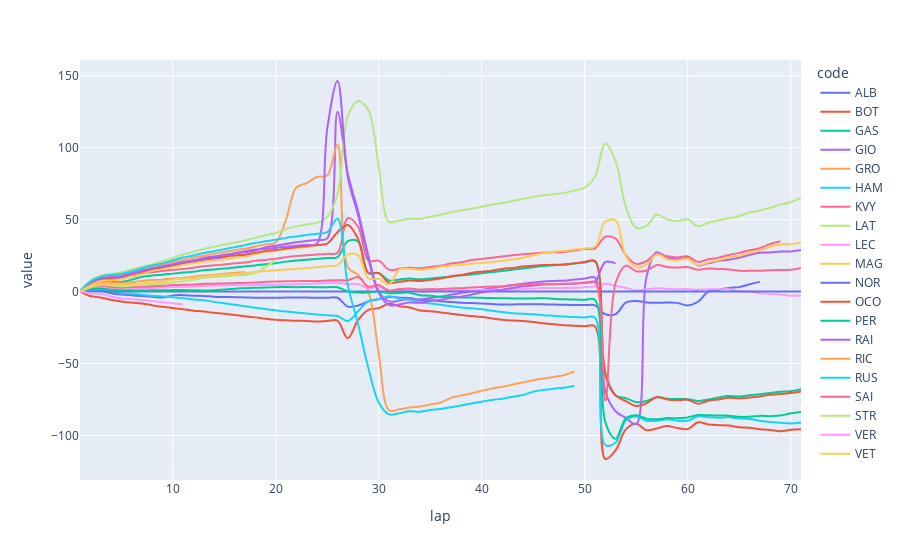

The cell this chart's notebook holds for it:
### Code cell
fig_n = px.line(nor_delt_long, x = "lap", y = "value", color = "code", line_shape="spline", render_mode="svg")
fig_n.show()

### Figure 1 — Plotly figure (JSON) as saved in the notebook; plotly's stock layout.template omitted (floating-point values rounded to 4 significant figures)
{"data": [{"hovertemplate": "code=ALB<br>lap=%{x}<br>value=%{y}<extra></extra>", "legendgroup": "ALB", "line": {"color": "#636efa", "dash": "solid", "shape": "spline"}, "mode": "lines", "name": "ALB", "orientation": "v", "showlegend": true, "type": "scatter", "x": [1, 2, 3, 4, 5, 6, 7, 8, 9, 10, 11, 12, 13, 14, 15, 16, 17, 18, 19, 20, 21, 22, 23, 24, 25, 26, 27, 28, 29, 30, 31, 32, 33, 34, 35, 36, 37, 38, 39, 40, 41, 42, 43, 44, 45, 46, 47, 48, 49, 50, 51, 52, 53, 54, 55, 56, 57, 58, 59, 60, 61, 62, 63, 64, 65, 66, 67, 68, 69, 70, 71], "xaxis": "x", "y": [0, 0.537, 0.533, -1.085, -2.042, -2.579, -3.071, -3.491, -4.166, -2.621, -2.45, -2.802, -3.031, -3.588, -3.788, -3.867, -4.02, -4.249, -4.326, -4.27, -4.183, -4.093, -4.13, -4.239, -4.244, -4.288, -10.43, -9.667, -6.813, -5.278, -3.79, -4.197, -4.483, -5.76, -6.065, -6.758, -7.26, -7.778, -7.967, -8.271, -8.637, -8.937, -8.922, -8.702, -8.773, -8.87, -8.96, -9.195, -9.257, -9.368, -9.574, -15.73, -15.68, -7.666, -6.609, -7.588, -7.818, -7.633, -7.838, -9.665, -7.05, 0.056, 1.307, 2.555, 3.121, 5.124, 6.772, null, null, null, null], "yaxis": "y"}, {"hovertemplate": "code=BOT<br>lap=%{x}<br>value=%{y}<extra></extra>", "legendgroup": "BOT", "line": {"color": "#EF553B", "dash": "solid", "shape": "spline"}, "mode": "lines", "name": "BOT", "orientation": "v", "showlegend": true, "type": "scatter", "x": [1, 2, 3, 4, 5, 6, 7, 8, 9, 10, 11, 12, 13, 14, 15, 16, 17, 18, 19, 20, 21, 22, 23, 24, 25, 26, 27, 28, 29, 30, 31, 32, 33, 34, 35, 36, 37, 38, 39, 40, 41, 42, 43, 44, 45, 46, 47, 48, 49, 50, 51, 52, 53, 54, 55, 56, 57, 58, 59, 60, 61, 62, 63, 64, 65, 66, 67, 68, 69, 70, 71], "xaxis": "x", "y": [0, -3.113, -4.038, -5.637, -6.855, -7.645, -8.276, -9.453, -10.59, -11.37, -12.23, -13.28, -13.74, -14.71, -15.38, -16.27, -17.08, -17.91, -18.85, -19.61, -19.96, -20.28, -20.36, -20.85, -20.39, -20.2, -32.43, -19.7, -12.65, -11.51, -8.417, -10.14, -11.06, -13.08, -13.57, -14.45, -15.39, -16.31, -17.0, -17.72, -18.63, -19.56, -20.16, -20.47, -21.05, -22.03, -22.75, -23.3, -23.72, -24.0, -24.28, -116.3, -110.3, -95.74, -91.88, -96.29, -95.07, -93.4, -94.79, -95.45, -90.8, -92.26, -92.8, -93.1, -94.28, -94.56, -95.57, -96.12, -97.0, -96.05, -95.63], "yaxis": "y"}, {"hovertemplate": "code=GAS<br>lap=%{x}<br>value=%{y}<extra></extra>", "legendgroup": "GAS", "line": {"color": "#00cc96", "dash": "solid", "shape": "spline"}, "mode": "lines", "name": "GAS", "orientation": "v", "showlegend": true, "type": "scatter", "x": [1, 2, 3, 4, 5, 6, 7, 8, 9, 10, 11, 12, 13, 14, 15, 16, 17, 18, 19, 20, 21, 22, 23, 24, 25, 26, 27, 28, 29, 30, 31, 32, 33, 34, 35, 36, 37, 38, 39, 40, 41, 42, 43, 44, 45, 46, 47, 48, 49, 50, 51, 52, 53, 54, 55, 56, 57, 58, 59, 60, 61, 62, 63, 64, 65, 66, 67, 68, 69, 70, 71], "xaxis": "x", "y": [0, 4.539, 6.585, 6.699, 6.614, 8.176, 10.19, 11.13, 11.72, 12.49, 13.2, 13.84, 14.79, 15.38, 16.0, 16.78, 17.5, 18.21, 19.07, 19.75, 20.83, 21.55, 22.16, 22.72, 23.35, 24.0, 35.07, 34.85, 12.97, 12.84, 7.786, 8.428, 9.06, 8.511, 9.131, 9.772, 10.54, 11.29, 11.94, 12.76, 13.53, 14.27, 15.21, 16.02, 16.94, 17.84, 18.31, 18.79, 19.52, 20.19, 20.92, -57.52, -72.23, -74.0, -76.8, -76.0, -73.4, -74.37, -74.63, -74.71, -76.02, -75.01, -73.56, -72.58, -72.91, -72.07, -71.34, -70.39, -69.56, -69.18, -67.84], "yaxis": "y"}, {"hovertemplate": "code=GIO<br>lap=%{x}<br>value=%{y}<extra></extra>", "legendgroup": "GIO", "line": {"color": "#ab63fa", "dash": "solid", "shape": "spline"}, "mode": "lines", "name": "GIO", "orientation": "v", "showlegend": true, "type": "scatter", "x": [1, 2, 3, 4, 5, 6, 7, 8, 9, 10, 11, 12, 13, 14, 15, 16, 17, 18, 19, 20, 21, 22, 23, 24, 25, 26, 27, 28, 29, 30, 31, 32, 33, 34, 35, 36, 37, 38, 39, 40, 41, 42, 43, 44, 45, 46, 47, 48, 49, 50, 51, 52, 53, 54, 55, 56, 57, 58, 59, 60, 61, 62, 63, 64, 65, 66, 67, 68, 69, 70, 71], "xaxis": "x", "y": [0, 5.446, 8.039, 8.475, 9.147, 11.05, 13.51, 15.11, 16.37, 17.82, 19.15, 20.56, 21.9, 23.07, 23.85, 26.21, 27.38, 28.42, 30.89, 31.89, 33.06, 34.21, 35.15, 35.94, 36.97, 125.0, 81.87, 55.67, 24.89, 0.287, -6.805, -6.236, -5.102, -5.498, -4.433, -3.444, -2.237, -1.023, 0.204, 1.289, 2.566, 3.484, 4.558, 5.425, 6.357, 7.034, 7.384, 7.617, 8.354, 9.031, 9.625, -69.26, -83.11, -87.78, -92.09, 10.29, 27.3, 23.55, 22.69, 23.8, 18.11, 19.64, 21.25, 22.12, 23.52, 25.4, 26.92, 27.24, 27.85, 27.91, 28.93], "yaxis": "y"}, {"hovertemplate": "code=GRO<br>lap=%{x}<br>value=%{y}<extra></extra>", "legendgroup": "GRO", "line": {"color": "#FFA15A", "dash": "solid", "shape": "spline"}, "mode": "lines", "name": "GRO", "orientation": "v", "showlegend": true, "type": "scatter", "x": [1, 2, 3, 4, 5, 6, 7, 8, 9, 10, 11, 12, 13, 14, 15, 16, 17, 18, 19, 20, 21, 22, 23, 24, 25, 26, 27, 28, 29, 30, 31, 32, 33, 34, 35, 36, 37, 38, 39, 40, 41, 42, 43, 44, 45, 46, 47, 48, 49, 50, 51, 52, 53, 54, 55, 56, 57, 58, 59, 60, 61, 62, 63, 64, 65, 66, 67, 68, 69, 70, 71], "xaxis": "x", "y": [0, 6.798, 9.966, 10.95, 11.72, 13.6, 15.45, 17.12, 18.81, 20.51, 22.02, 23.47, 24.97, 26.37, 27.59, 28.78, 29.77, 31.27, 32.82, 34.03, 50.04, 72.33, 75.32, 79.61, 80.73, 102.0, 17.08, 11.58, -0.072, -42.85, -82.42, -81.81, -80.55, -79.83, -78.46, -77.05, -73.82, -72.25, -70.77, -68.86, -67.34, -66.07, -64.59, -63.08, -61.61, -60.35, -59.3, -58.02, -55.54, null, null, null, null, null, null, null, null, null, null, null, null, null, null, null, null, null, null, null, null, null, null], "yaxis": "y"}, {"hovertemplate": "code=HAM<br>lap=%{x}<br>value=%{y}<extra></extra>", "legendgroup": "HAM", "line": {"color": "#19d3f3", "dash": "solid", "shape": "spline"}, "mode": "lines", "name": "HAM", "orientation": "v", "showlegend": true, "type": "scatter", "x": [1, 2, 3, 4, 5, 6, 7, 8, 9, 10, 11, 12, 13, 14, 15, 16, 17, 18, 19, 20, 21, 22, 23, 24, 25, 26, 27, 28, 29, 30, 31, 32, 33, 34, 35, 36, 37, 38, 39, 40, 41, 42, 43, 44, 45, 46, 47, 48, 49, 50, 51, 52, 53, 54, 55, 56, 57, 58, 59, 60, 61, 62, 63, 64, 65, 66, 67, 68, 69, 70, 71], "xaxis": "x", "y": [0, 1.06, 1.244, 0.409, -1.061, -1.549, -2.272, -2.799, -3.327, -3.912, -4.553, -5.421, -5.947, -7.133, -8.11, -9.113, -10.21, -11.21, -12.12, -13.02, -13.88, -14.55, -15.16, -15.91, -16.5, -16.96, -20.42, -13.71, -6.701, -5.176, -3.302, -4.728, -5.629, -7.493, -8.243, -9.165, -10.21, -11.07, -11.56, -12.33, -13.32, -14.25, -15.0, -15.41, -15.71, -16.46, -16.83, -17.35, -17.66, -17.91, -18.14, -106.5, -104.8, -89.54, -86.7, -89.67, -89.76, -88.68, -89.78, -89.73, -86.62, -87.25, -87.59, -87.38, -88.2, -88.54, -89.66, -90.52, -91.13, -91.65, -91.01], "yaxis": "y"}, {"hovertemplate": "code=KVY<br>lap=%{x}<br>value=%{y}<extra></extra>", "legendgroup": "KVY", "line": {"color": "#FF6692", "dash": "solid", "shape": "spline"}, "mode": "lines", "name": "KVY", "orientation": "v", "showlegend": true, "type": "scatter", "x": [1, 2, 3, 4, 5, 6, 7, 8, 9, 10, 11, 12, 13, 14, 15, 16, 17, 18, 19, 20, 21, 22, 23, 24, 25, 26, 27, 28, 29, 30, 31, 32, 33, 34, 35, 36, 37, 38, 39, 40, 41, 42, 43, 44, 45, 46, 47, 48, 49, 50, 51, 52, 53, 54, 55, 56, 57, 58, 59, 60, 61, 62, 63, 64, 65, 66, 67, 68, 69, 70, 71], "xaxis": "x", "y": [0, 5.793, 8.554, 9.083, 9.6, 11.75, 12.73, 13.46, 14.27, 15.12, 15.67, 16.62, 17.61, 18.26, 18.8, 19.62, 20.21, 21.35, 22.0, 22.81, 23.88, 24.65, 25.24, 25.73, 26.21, 26.9, 51.07, 45.04, 21.41, 21.51, 15.27, 15.81, 16.63, 16.21, 17.1, 18.01, 19.46, 20.39, 21.93, 22.73, 23.45, 24.46, 25.33, 26.02, 26.5, 27.11, 27.26, 27.57, 28.57, 29.54, 30.04, 38.13, 36.78, 25.15, 19.27, 21.24, 26.52, 24.56, 23.75, 24.57, 20.66, 22.42, 23.61, 25.49, 26.91, 28.77, 30.19, 33.09, 35.02, null, null], "yaxis": "y"}, {"hovertemplate": "code=LAT<br>lap=%{x}<br>value=%{y}<extra></extra>", "legendgroup": "LAT", "line": {"color": "#B6E880", "dash": "solid", "shape": "spline"}, "mode": "lines", "name": "LAT", "orientation": "v", "showlegend": true, "type": "scatter", "x": [1, 2, 3, 4, 5, 6, 7, 8, 9, 10, 11, 12, 13, 14, 15, 16, 17, 18, 19, 20, 21, 22, 23, 24, 25, 26, 27, 28, 29, 30, 31, 32, 33, 34, 35, 36, 37, 38, 39, 40, 41, 42, 43, 44, 45, 46, 47, 48, 49, 50, 51, 52, 53, 54, 55, 56, 57, 58, 59, 60, 61, 62, 63, 64, 65, 66, 67, 68, 69, 70, 71], "xaxis": "x", "y": [0, 7.633, 11.13, 12.29, 13.38, 15.35, 17.14, 19.02, 20.89, 23.33, 25.73, 27.7, 29.58, 31.08, 32.55, 34.02, 35.54, 37.33, 39.09, 40.66, 43.52, 45.33, 46.63, 47.74, 51.74, 67.84, 121.8, 132.4, 125.9, 87.01, 48.51, 49.34, 50.59, 50.52, 51.95, 53.48, 55.09, 56.31, 57.7, 58.96, 60.36, 61.56, 62.96, 64.4, 65.81, 66.89, 67.75, 68.59, 70.15, 72.22, 79.74, 103.0, 90.74, 58.58, 44.2, 45.61, 53.55, 50.2, 49.07, 50.28, 45.45, 47.87, 49.64, 50.94, 52.52, 54.91, 56.41, 58.23, 60.6, 62.11, 65.34], "yaxis": "y"}, {"hovertemplate": "code=LEC<br>lap=%{x}<br>value=%{y}<extra></extra>", "legendgroup": "LEC", "line": {"color": "#FF97FF", "dash": "solid", "shape": "spline"}, "mode": "lines", "name": "LEC", "orientation": "v", "showlegend": true, "type": "scatter", "x": [1, 2, 3, 4, 5, 6, 7, 8, 9, 10, 11, 12, 13, 14, 15, 16, 17, 18, 19, 20, 21, 22, 23, 24, 25, 26, 27, 28, 29, 30, 31, 32, 33, 34, 35, 36, 37, 38, 39, 40, 41, 42, 43, 44, 45, 46, 47, 48, 49, 50, 51, 52, 53, 54, 55, 56, 57, 58, 59, 60, 61, 62, 63, 64, 65, 66, 67, 68, 69, 70, 71], "xaxis": "x", "y": [0, 2.28, 3.332, 2.06, 1.521, 1.882, 2.152, 2.52, 2.807, 3.186, 3.322, 3.563, 3.995, 4.175, 4.298, 4.419, 4.462, 4.548, 4.741, 4.784, 4.878, 5.047, 5.359, 5.645, 5.822, 6.058, 5.202, 5.116, 2.372, 3.184, 0.096, 0.516, 0.99, 0.038, 0.568, 0.502, 0.776, 0.928, 0.978, 1.136, 1.204, 1.256, 1.511, 1.827, 2.147, 2.511, 2.465, 2.518, 2.6, 3.058, 3.505, 5.503, 3.974, 2.615, 0.898, 1.678, 2.308, 1.965, 1.6, 1.793, 1.249, 1.64, 1.633, 1.66, 0.207, 0.028, -1.163, -1.664, -2.066, -2.844, -2.69], "yaxis": "y"}, {"hovertemplate": "code=MAG<br>lap=%{x}<br>value=%{y}<extra></extra>", "legendgroup": "MAG", "line": {"color": "#FECB52", "dash": "solid", "shape": "spline"}, "mode": "lines", "name": "MAG", "orientation": "v", "showlegend": true, "type": "scatter", "x": [1, 2, 3, 4, 5, 6, 7, 8, 9, 10, 11, 12, 13, 14, 15, 16, 17, 18, 19, 20, 21, 22, 23, 24, 25, 26, 27, 28, 29, 30, 31, 32, 33, 34, 35, 36, 37, 38, 39, 40, 41, 42, 43, 44, 45, 46, 47, 48, 49, 50, 51, 52, 53, 54, 55, 56, 57, 58, 59, 60, 61, 62, 63, 64, 65, 66, 67, 68, 69, 70, 71], "xaxis": "x", "y": [0, 5.02, 7.416, 7.75, 8.522, 10.45, 11.9, 14.54, 15.7, 17.09, 18.46, 19.73, 20.76, 21.35, 22.29, 23.49, 24.33, 26.05, 27.34, 28.28, 29.27, 30.1, 31.05, 31.67, null, null, null, null, null, null, null, null, null, null, null, null, null, null, null, null, null, null, null, null, null, null, null, null, null, null, null, null, null, null, null, null, null, null, null, null, null, null, null, null, null, null, null, null, null, null, null], "yaxis": "y"}, {"hovertemplate": "code=NOR<br>lap=%{x}<br>value=%{y}<extra></extra>", "legendgroup": "NOR", "line": {"color": "#636efa", "dash": "solid", "shape": "spline"}, "mode": "lines", "name": "NOR", "orientation": "v", "showlegend": true, "type": "scatter", "x": [1, 2, 3, 4, 5, 6, 7, 8, 9, 10, 11, 12, 13, 14, 15, 16, 17, 18, 19, 20, 21, 22, 23, 24, 25, 26, 27, 28, 29, 30, 31, 32, 33, 34, 35, 36, 37, 38, 39, 40, 41, 42, 43, 44, 45, 46, 47, 48, 49, 50, 51, 52, 53, 54, 55, 56, 57, 58, 59, 60, 61, 62, 63, 64, 65, 66, 67, 68, 69, 70, 71], "xaxis": "x", "y": [0, 0, 0, 0, 0, 0, 0, 0, 0, 0, 0, 0, 0, 0, 0, 0, 0, 0, 0, 0, 0, 0, 0, 0, 0, 0, 0, 0, 0, 0, 0, 0, 0, 0, 0, 0, 0, 0, 0, 0, 0, 0, 0, 0, 0, 0, 0, 0, 0, 0, 0, 0, 0, 0, 0, 0, 0, 0, 0, 0, 0, 0, 0, 0, 0, 0, 0, 0, 0, 0, 0], "yaxis": "y"}, {"hovertemplate": "code=OCO<br>lap=%{x}<br>value=%{y}<extra></extra>", "legendgroup": "OCO", "line": {"color": "#EF553B", "dash": "solid", "shape": "spline"}, "mode": "lines", "name": "OCO", "orientation": "v", "showlegend": true, "type": "scatter", "x": [1, 2, 3, 4, 5, 6, 7, 8, 9, 10, 11, 12, 13, 14, 15, 16, 17, 18, 19, 20, 21, 22, 23, 24, 25, 26, 27, 28, 29, 30, 31, 32, 33, 34, 35, 36, 37, 38, 39, 40, 41, 42, 43, 44, 45, 46, 47, 48, 49, 50, 51, 52, 53, 54, 55, 56, 57, 58, 59, 60, 61, 62, 63, 64, 65, 66, 67, 68, 69, 70, 71], "xaxis": "x", "y": [0, 6.111, 9.036, 9.625, 10.23, 12.34, 14.05, 15.63, 16.95, 18.46, 20.01, 21.2, 22.61, 23.8, 24.53, 25.04, 25.66, 26.95, 28.12, 28.88, 29.89, 30.89, 31.58, 32.3, 33.41, 41.31, 46.19, 36.48, 12.96, 12.91, 6.193, 6.834, 7.777, 7.379, 8.148, 9.137, 10.53, 11.49, 12.99, 13.86, 14.51, 15.76, 16.46, 17.4, 18.03, 18.48, 18.62, 18.9, 19.66, 20.66, 21.32, -56.51, -72.14, -76.11, -79.44, -77.57, -73.24, -74.98, -75.45, -75.14, -77.88, -75.79, -74.9, -73.74, -74.16, -73.52, -72.83, -71.71, -71.08, -70.45, -69.32], "yaxis": "y"}, {"hovertemplate": "code=PER<br>lap=%{x}<br>value=%{y}<extra></extra>", "legendgroup": "PER", "line": {"color": "#00cc96", "dash": "solid", "shape": "spline"}, "mode": "lines", "name": "PER", "orientation": "v", "showlegend": true, "type": "scatter", "x": [1, 2, 3, 4, 5, 6, 7, 8, 9, 10, 11, 12, 13, 14, 15, 16, 17, 18, 19, 20, 21, 22, 23, 24, 25, 26, 27, 28, 29, 30, 31, 32, 33, 34, 35, 36, 37, 38, 39, 40, 41, 42, 43, 44, 45, 46, 47, 48, 49, 50, 51, 52, 53, 54, 55, 56, 57, 58, 59, 60, 61, 62, 63, 64, 65, 66, 67, 68, 69, 70, 71], "xaxis": "x", "y": [0, 1.759, 2.205, 1.279, 0.734, 0.847, 0.752, 0.941, 0.908, 1.028, 1.12, 0.912, 0.811, 1.016, 1.523, 2.037, 2.357, 2.645, 2.922, 3.055, 3.255, 3.071, 3.278, 2.947, 3.009, 3.057, 0.063, -0.665, -0.564, 0.152, -1.189, -0.938, -0.77, -2.481, -2.855, -3.671, -3.647, -4.089, -4.102, -4.329, -4.488, -4.6, -4.717, -4.716, -4.714, -4.621, -4.999, -5.344, -5.528, -5.665, -5.821, -90.65, -102.1, -88.06, -85.89, -88.24, -88.67, -87.87, -88.05, -87.46, -85.75, -85.98, -86.16, -86.22, -87.02, -86.99, -86.34, -86.54, -86.15, -84.56, -83.62], "yaxis": "y"}, {"hovertemplate": "code=RAI<br>lap=%{x}<br>value=%{y}<extra></extra>", "legendgroup": "RAI", "line": {"color": "#ab63fa", "dash": "solid", "shape": "spline"}, "mode": "lines", "name": "RAI", "orientation": "v", "showlegend": true, "type": "scatter", "x": [1, 2, 3, 4, 5, 6, 7, 8, 9, 10, 11, 12, 13, 14, 15, 16, 17, 18, 19, 20, 21, 22, 23, 24, 25, 26, 27, 28, 29, 30, 31, 32, 33, 34, 35, 36, 37, 38, 39, 40, 41, 42, 43, 44, 45, 46, 47, 48, 49, 50, 51, 52, 53, 54, 55, 56, 57, 58, 59, 60, 61, 62, 63, 64, 65, 66, 67, 68, 69, 70, 71], "xaxis": "x", "y": [0, 6.214, 9.157, 10.06, 10.62, 12.59, 14.47, 16.01, 17.63, 18.97, 20.54, 21.71, 23.39, 24.44, 25.55, 26.72, 28.08, 29.24, 29.63, 30.35, 31.22, 31.78, 32.56, 33.35, 112.9, 146.3, 79.65, 53.05, 22.73, -0.801, -9.307, -8.985, -7.639, -7.787, -6.607, -5.586, -4.436, -3.54, -2.127, -0.657, 0.457, 1.345, 2.493, 3.658, 4.16, 4.916, 5.173, 5.257, 5.589, 6.311, 7.057, 20.56, 19.59, null, null, null, null, null, null, null, null, null, null, null, null, null, null, null, null, null, null], "yaxis": "y"}, {"hovertemplate": "code=RIC<br>lap=%{x}<br>value=%{y}<extra></extra>", "legendgroup": "RIC", "line": {"color": "#FFA15A", "dash": "solid", "shape": "spline"}, "mode": "lines", "name": "RIC", "orientation": "v", "showlegend": true, "type": "scatter", "x": [1, 2, 3, 4, 5, 6, 7, 8, 9, 10, 11, 12, 13, 14, 15, 16, 17, 18, 19, 20, 21, 22, 23, 24, 25, 26, 27, 28, 29, 30, 31, 32, 33, 34, 35, 36, 37, 38, 39, 40, 41, 42, 43, 44, 45, 46, 47, 48, 49, 50, 51, 52, 53, 54, 55, 56, 57, 58, 59, 60, 61, 62, 63, 64, 65, 66, 67, 68, 69, 70, 71], "xaxis": "x", "y": [0, 4.199, 5.958, 5.997, 5.815, 6.502, 7.439, 8.024, 8.31, 9.103, 9.534, 10.37, 11.14, 11.76, 12.36, 13.0, 13.59, null, null, null, null, null, null, null, null, null, null, null, null, null, null, null, null, null, null, null, null, null, null, null, null, null, null, null, null, null, null, null, null, null, null, null, null, null, null, null, null, null, null, null, null, null, null, null, null, null, null, null, null, null, null], "yaxis": "y"}, {"hovertemplate": "code=RUS<br>lap=%{x}<br>value=%{y}<extra></extra>", "legendgroup": "RUS", "line": {"color": "#19d3f3", "dash": "solid", "shape": "spline"}, "mode": "lines", "name": "RUS", "orientation": "v", "showlegend": true, "type": "scatter", "x": [1, 2, 3, 4, 5, 6, 7, 8, 9, 10, 11, 12, 13, 14, 15, 16, 17, 18, 19, 20, 21, 22, 23, 24, 25, 26, 27, 28, 29, 30, 31, 32, 33, 34, 35, 36, 37, 38, 39, 40, 41, 42, 43, 44, 45, 46, 47, 48, 49, 50, 51, 52, 53, 54, 55, 56, 57, 58, 59, 60, 61, 62, 63, 64, 65, 66, 67, 68, 69, 70, 71], "xaxis": "x", "y": [0, 7.029, 10.4, 11.54, 12.32, 14.1, 16.21, 18.13, 19.59, 21.67, 23.64, 25.11, 26.82, 28.07, 29.45, 30.82, 32.26, 33.75, 34.95, 35.97, 37.32, 38.32, 39.28, 40.22, 41.38, 50.72, 4.32, -22.55, -53.2, -77.03, -85.27, -84.51, -83.2, -83.43, -82.29, -81.49, -80.3, -79.1, -77.79, -76.48, -75.26, -74.44, -73.08, -71.84, -69.55, -68.31, -67.47, -66.76, -65.57, null, null, null, null, null, null, null, null, null, null, null, null, null, null, null, null, null, null, null, null, null, null], "yaxis": "y"}, {"hovertemplate": "code=SAI<br>lap=%{x}<br>value=%{y}<extra></extra>", "legendgroup": "SAI", "line": {"color": "#FF6692", "dash": "solid", "shape": "spline"}, "mode": "lines", "name": "SAI", "orientation": "v", "showlegend": true, "type": "scatter", "x": [1, 2, 3, 4, 5, 6, 7, 8, 9, 10, 11, 12, 13, 14, 15, 16, 17, 18, 19, 20, 21, 22, 23, 24, 25, 26, 27, 28, 29, 30, 31, 32, 33, 34, 35, 36, 37, 38, 39, 40, 41, 42, 43, 44, 45, 46, 47, 48, 49, 50, 51, 52, 53, 54, 55, 56, 57, 58, 59, 60, 61, 62, 63, 64, 65, 66, 67, 68, 69, 70, 71], "xaxis": "x", "y": [0, 2.601, 4.193, 3.239, 2.745, 3.113, 3.438, 3.773, 4.1, 4.539, 4.733, 4.985, 5.422, 5.505, 5.716, 5.851, 5.994, 6.347, 6.797, 7.018, 7.168, 7.261, 7.379, 7.406, 7.782, 7.96, 7.85, 10.11, 3.476, 4.57, 0.859, 1.856, 2.226, 1.396, 1.708, 1.725, 2.205, 2.34, 2.782, 3.183, 3.599, 3.63, 4.222, 4.764, 5.109, 5.266, 5.311, 5.422, 5.651, 5.93, 6.524, -75.91, 6.12, 18.02, 14.12, 14.71, 18.41, 17.12, 16.75, 17.04, 15.21, 16.08, 15.73, 15.34, 14.49, 14.41, 14.54, 14.89, 15.07, 15.12, 16.37], "yaxis": "y"}, {"hovertemplate": "code=STR<br>lap=%{x}<br>value=%{y}<extra></extra>", "legendgroup": "STR", "line": {"color": "#B6E880", "dash": "solid", "shape": "spline"}, "mode": "lines", "name": "STR", "orientation": "v", "showlegend": true, "type": "scatter", "x": [1, 2, 3, 4, 5, 6, 7, 8, 9, 10, 11, 12, 13, 14, 15, 16, 17, 18, 19, 20, 21, 22, 23, 24, 25, 26, 27, 28, 29, 30, 31, 32, 33, 34, 35, 36, 37, 38, 39, 40, 41, 42, 43, 44, 45, 46, 47, 48, 49, 50, 51, 52, 53, 54, 55, 56, 57, 58, 59, 60, 61, 62, 63, 64, 65, 66, 67, 68, 69, 70, 71], "xaxis": "x", "y": [0, 3.016, 4.834, 4.207, 3.723, 4.107, 4.598, 5.215, 5.546, 6.261, 7.19, 8.236, 9.536, 10.23, 10.65, 11.2, 11.57, 12.95, 17.01, 22.23, null, null, null, null, null, null, null, null, null, null, null, null, null, null, null, null, null, null, null, null, null, null, null, null, null, null, null, null, null, null, null, null, null, null, null, null, null, null, null, null, null, null, null, null, null, null, null, null, null, null, null], "yaxis": "y"}, {"hovertemplate": "code=VER<br>lap=%{x}<br>value=%{y}<extra></extra>", "legendgroup": "VER", "line": {"color": "#FF97FF", "dash": "solid", "shape": "spline"}, "mode": "lines", "name": "VER", "orientation": "v", "showlegend": true, "type": "scatter", "x": [1, 2, 3, 4, 5, 6, 7, 8, 9, 10, 11, 12, 13, 14, 15, 16, 17, 18, 19, 20, 21, 22, 23, 24, 25, 26, 27, 28, 29, 30, 31, 32, 33, 34, 35, 36, 37, 38, 39, 40, 41, 42, 43, 44, 45, 46, 47, 48, 49, 50, 51, 52, 53, 54, 55, 56, 57, 58, 59, 60, 61, 62, 63, 64, 65, 66, 67, 68, 69, 70, 71], "xaxis": "x", "y": [0, -1.066, -1.573, -3.39, -4.772, -5.37, -5.918, -6.569, -7.355, -8.028, -8.901, null, null, null, null, null, null, null, null, null, null, null, null, null, null, null, null, null, null, null, null, null, null, null, null, null, null, null, null, null, null, null, null, null, null, null, null, null, null, null, null, null, null, null, null, null, null, null, null, null, null, null, null, null, null, null, null, null, null, null, null], "yaxis": "y"}, {"hovertemplate": "code=VET<br>lap=%{x}<br>value=%{y}<extra></extra>", "legendgroup": "VET", "line": {"color": "#FECB52", "dash": "solid", "shape": "spline"}, "mode": "lines", "name": "VET", "orientation": "v", "showlegend": true, "type": "scatter", "x": [1, 2, 3, 4, 5, 6, 7, 8, 9, 10, 11, 12, 13, 14, 15, 16, 17, 18, 19, 20, 21, 22, 23, 24, 25, 26, 27, 28, 29, 30, 31, 32, 33, 34, 35, 36, 37, 38, 39, 40, 41, 42, 43, 44, 45, 46, 47, 48, 49, 50, 51, 52, 53, 54, 55, 56, 57, 58, 59, 60, 61, 62, 63, 64, 65, 66, 67, 68, 69, 70, 71], "xaxis": "x", "y": [0, 3.795, 5.501, 4.974, 4.647, 5.12, 5.697, 6.31, 6.702, 8.183, 8.87, 9.524, 10.46, 11.23, 11.67, 12.3, 12.72, 13.66, 14.29, 14.87, 15.34, 15.79, 16.38, 16.92, 17.63, 18.45, 25.68, 25.5, 9.118, 8.958, 5.034, 15.34, 15.75, 15.24, 15.82, 17.29, 18.16, 18.56, 19.41, 19.86, 20.62, 21.29, 22.29, 23.55, 25.13, 26.79, 27.67, 28.36, 29.23, 29.98, 31.1, 48.71, 49.47, 24.34, 17.04, 18.57, 25.85, 22.5, 21.63, 22.8, 18.2, 20.28, 21.79, 23.82, 24.88, 26.98, 28.53, 31.19, 32.66, 33.02, 33.96], "yaxis": "y"}], "layout": {"autosize": true, "legend": {"title": {"text": "code"}, "tracegroupgap": 0}, "margin": {"t": 60}, "xaxis": {"anchor": "y", "autorange": true, "domain": [0, 1], "range": [1, 71], "title": {"text": "lap"}, "type": "linear"}, "yaxis": {"anchor": "x", "autorange": true, "domain": [0, 1], "range": [-130.9, 160.9], "title": {"text": "value"}, "type": "linear"}}}
